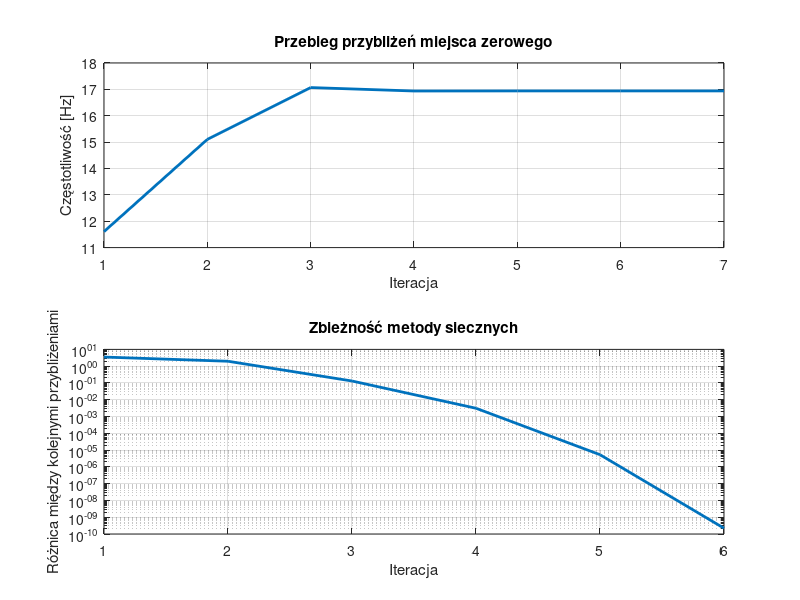

This chart was generated by the following MATLAB code:
function [xvec,xdif,xsolution,ysolution,iterations] = velocity_secant()
% Wyznacza miejsce zerowe funkcji velocity_difference metodą siecznych.
% xvec - wektor z kolejnymi przybliżeniami miejsca zerowego;
%   xvec(1)=x2 przy założeniu, że x0 i x1 są punktami startowymi
% xdif - wektor różnic kolejnych przybliżeń miejsca zerowego
%   xdif(i) = abs(xvec(i+1)-xvec(i));
% xsolution - obliczone miejsce zerowe
% ysolution - wartość funkcji velocity_difference wyznaczona dla f=xsolution
% iterations - liczba iteracji wykonana w celu wyznaczenia xsolution

x0 = 1; % pierwszy punkt startowy metody siecznych
x1 = 40; % drugi punkt startowy metody siecznych
ytolerance = 1e-12; % tolerancja wartości funkcji w przybliżonym miejscu zerowym.
% Warunek abs(f1(xsolution))<ytolerance określa jak blisko zera ma znaleźć
% się wartość funkcji w obliczonym miejscu zerowym funkcji f1(), aby obliczenia
% zostały zakończone.
max_iterations = 1000; % maksymalna liczba iteracji wykonana przez alg. bisekcji

f0 = velocity_difference(x0);
f1 = velocity_difference(x1);

xvec = [];
xdif = [];
xsolution = Inf;
ysolution = Inf;
iterations = max_iterations;

for ii = 1:max_iterations
    x2 = x1 - (f1 * (x1 - x0)) / (f1 - f0);
    xvec(ii, 1) = x2;
    f2 = velocity_difference(x2);
    if abs(f2) < ytolerance
        xsolution = x2;
        ysolution = f2;
        iterations = ii;
        break;
    end
    x0 = x1;
    x1 = x2;
    f0 = f1;
    f1 = f2;
end

xdif = abs(diff(xvec));

figure;
subplot(2,1,1); 
plot(1:iterations, xvec, 'LineWidth', 2);
title("Przebieg przybliżeń miejsca zerowego");
xlabel("Iteracja");
ylabel("Częstotliwość [Hz]");
grid on;

subplot(2,1,2); 
semilogy(1:iterations-1, xdif, 'LineWidth', 2);
title("Zbieżność metody siecznych");
xlabel("Iteracja");
ylabel("Różnica między kolejnymi przybliżeniami");
grid on;

iterations

end

function velocity_delta = velocity_difference(t)

u = 2000;
m0 = 150000;
q = 2700;
g = 1.622;
M = 700;

if t <= 0
    print("t mniejsze od 0");
end

v = u * log(m0/(m0-q*t))-g*t;
velocity_delta = v - M;

end